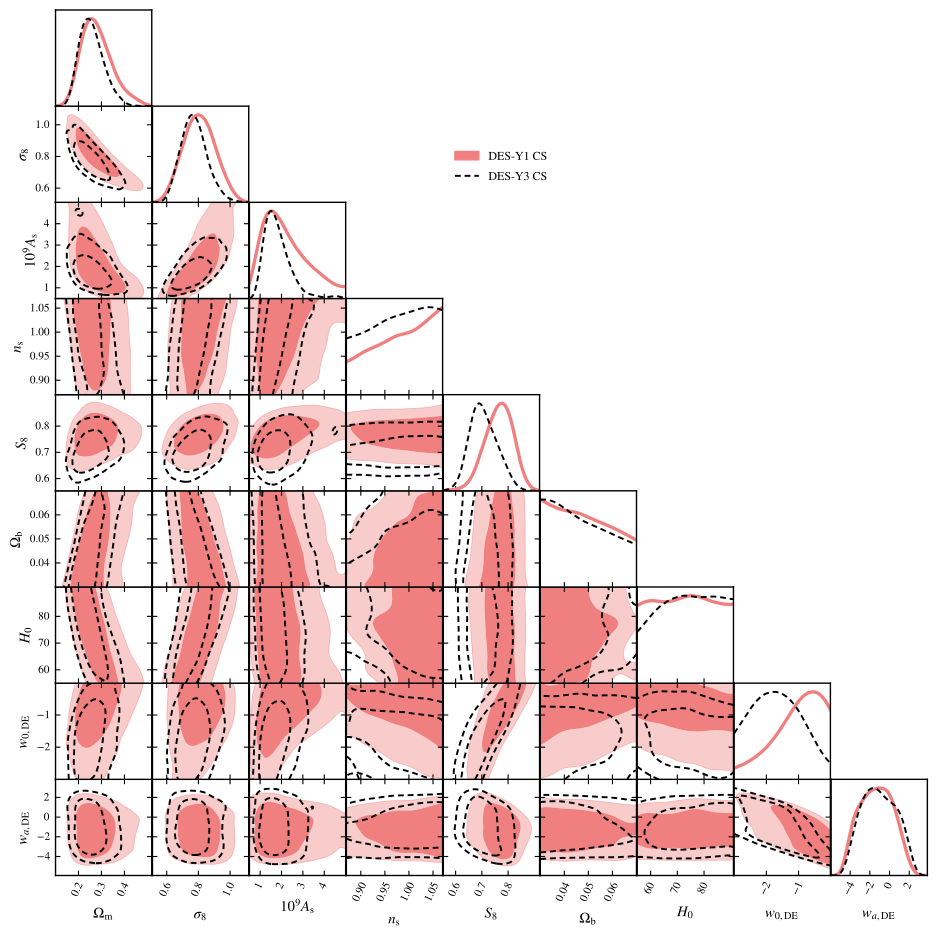

Generate this figure with Python:
import getdist.plots as gplot
from getdist import MCSamples
from getdist import loadMCSamples
import os
import matplotlib
import subprocess
import matplotlib.pyplot as plt
import numpy as np

# GENERAL PLOT OPTIONS
matplotlib.rcParams['mathtext.fontset'] = 'stix'
matplotlib.rcParams['font.family'] = 'STIXGeneral'
matplotlib.rcParams['mathtext.rm'] = 'Bitstream Vera Sans'
matplotlib.rcParams['mathtext.it'] = 'Bitstream Vera Sans:italic'
matplotlib.rcParams['mathtext.bf'] = 'Bitstream Vera Sans:bold'
matplotlib.rcParams['xtick.bottom'] = True
matplotlib.rcParams['xtick.top'] = False
matplotlib.rcParams['ytick.right'] = False
matplotlib.rcParams['axes.edgecolor'] = 'black'
matplotlib.rcParams['axes.linewidth'] = '1.0'
matplotlib.rcParams['axes.labelsize'] = 'medium'
matplotlib.rcParams['axes.grid'] = True
matplotlib.rcParams['grid.linewidth'] = '0.0'
matplotlib.rcParams['grid.alpha'] = '0.18'
matplotlib.rcParams['grid.color'] = 'lightgray'
matplotlib.rcParams['legend.labelspacing'] = 0.77
matplotlib.rcParams['savefig.bbox'] = 'tight'
matplotlib.rcParams['savefig.format'] = 'pdf'

parameter = [u'omegam',u'sigma8', u'As_1e9', u'ns', u'SS8', u'omegab', u'H0', u'w', u'wa']
chaindir=os.getcwd()

analysissettings={'smooth_scale_1D':0.35,'smooth_scale_2D':0.35,'ignore_rows': u'0.5',
'range_confidence' : u'0.01'}

analysissettings2={'smooth_scale_1D':0.35,'smooth_scale_2D':0.35,'ignore_rows': u'0.0',
'range_confidence' : u'0.01'}

root_chains = (
  'EXAMPLE_MCMC3',
  'EXAMPLE_MCMC1'
)


# --------------------------------------------------------------------------------
samples=loadMCSamples(chaindir + '/../chains/' + root_chains[0],settings=analysissettings)
p = samples.getParams()
samples.addDerived(p.omegam*p.H0/100.,name='gamma',label='{\\Omega_m h}')
samples.addDerived(p.s8omegamp5/0.5477225575,name='SS8',label='{S_8}')
samples.saveAsText(chaindir + '/.VM_P1_TMP1')
# --------------------------------------------------------------------------------
samples=loadMCSamples(chaindir + '/../chains/' + root_chains[1],settings=analysissettings)
p = samples.getParams()
samples.addDerived(p.omegam*p.H0/100.,name='gamma',label='{\\Omega_m h}')
samples.addDerived(p.s8omegamp5/0.5477225575,name='SS8',label='{S_8}')
samples.saveAsText(chaindir + '/.VM_P1_TMP2')
# --------------------------------------------------------------------------------

#GET DIST PLOT SETUP
g=gplot.getSubplotPlotter(chain_dir=chaindir,analysis_settings=analysissettings2,width_inch=9.5)
g.settings.axis_tick_x_rotation=65
g.settings.lw_contour = 1.2
g.settings.legend_rect_border = False
g.settings.figure_legend_frame = False
g.settings.axes_fontsize = 13.0
g.settings.legend_fontsize = 13.5
g.settings.alpha_filled_add = 0.85
g.settings.lab_fontsize=15.5
g.legend_labels=False

param_3d = None
g.triangle_plot([chaindir + '/.VM_P1_TMP1', 
                 chaindir + '/.VM_P1_TMP2'],
parameter,
plot_3d_with_param=param_3d,line_args=[
{'lw': 2.4,'ls': 'solid', 'color':'lightcoral'},
{'lw': 1.4,'ls': '--', 'color':'black'},
{'lw': 1.0,'ls': 'solid', 'color': 'indigo'},
],
contour_colors=['lightcoral','black','indigo'],
contour_ls=['solid','--','solid'], 
contour_lws=[2.4,1.4,1.0],
filled=[True,False,False],
shaded=False,
legend_labels=[
'DES-Y1 CS',
'DES-Y3 CS'
],
legend_loc=(0.48, 0.80))

g.export()
